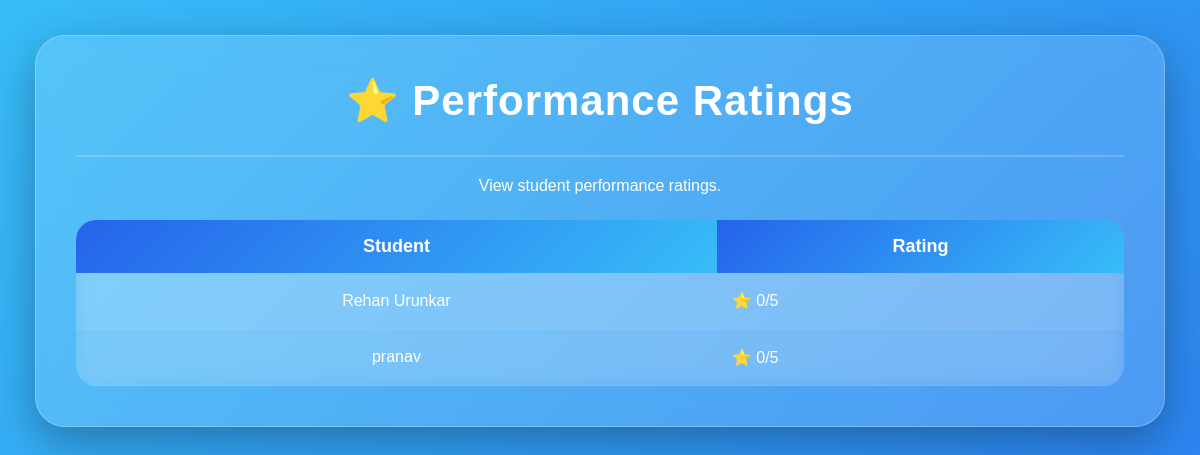
The page /view_rating on the database as committed earlier.
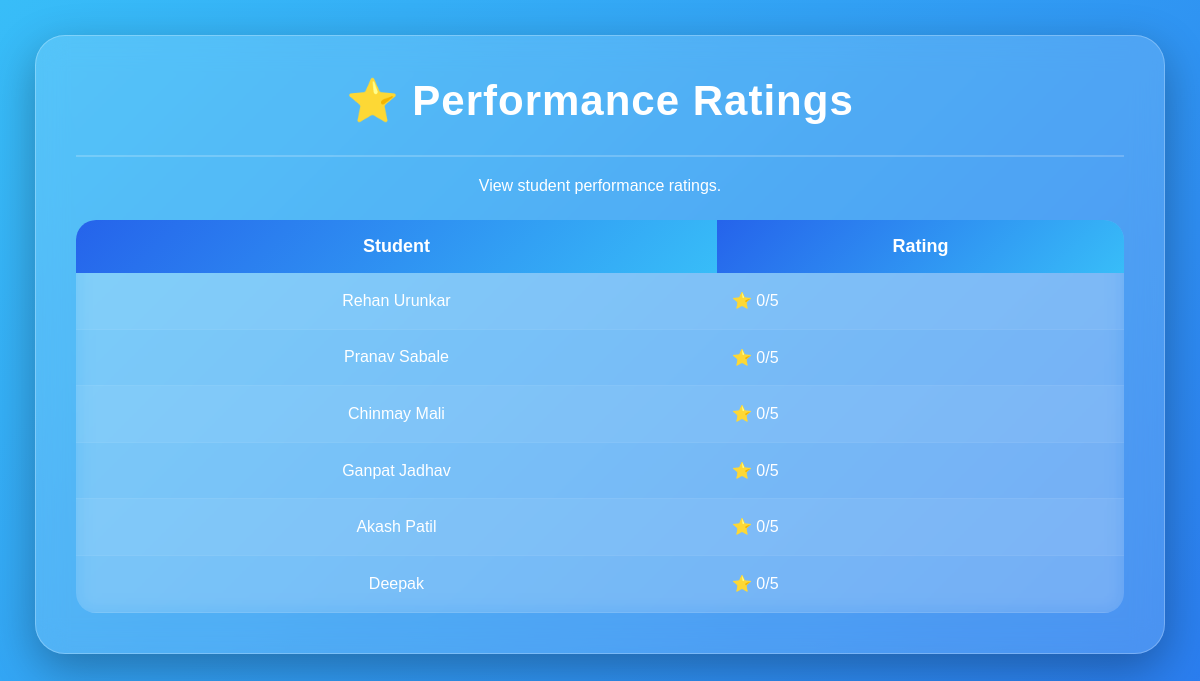
The same page on the database as committed later.
### tables this page shows
CREATE TABLE students(
    id INTEGER PRIMARY KEY AUTOINCREMENT,
    name TEXT,
    email TEXT,
    department TEXT,
    attendance INTEGER DEFAULT 0,
    tasks_completed INTEGER DEFAULT 0,
    rating INTEGER DEFAULT 0
);

### app.py (the view)
@app.route('/view_rating')
def view_rating():
    conn = sqlite3.connect("internship.db")
    cursor = conn.cursor()
    cursor.execute("SELECT * FROM students")
    data = cursor.fetchall()
    conn.close()
    return render_template(
        "view_rating.html",
        students=data
    )

### templates/view_rating.html (shortened to what this page needs)
<!DOCTYPE html>
<html>
<head>
<link rel="stylesheet"
href="{{ url_for('static', filename='style.css') }}">
</head>
<body>
<div class="container">
<h1>⭐ Performance Ratings</h1>
<hr style="margin:20px 0;border:1px solid rgba(255,255,255,0.2);">
<p style="text-align:center;color:white;margin-bottom:25px;">
View student performance ratings.
</p>
<table>
<tr>
<th>Student</th>
<th>Rating</th>
</tr>
{% for s in students %}
<tr>
<td>{{ s[1] }}</td>
<td>
⭐ {{ s[6] }}/5
</td>
</tr>
{% endfor %}
</table>
</div>
</body>
</html>

Rows that differ between the two databases and show on the page:
removed students: name "pranav", rating "0"
added students: name "Pranav Sabale", rating "0"
added students: name "Chinmay Mali", rating "0"
added students: name "Ganpat Jadhav", rating "0"
added students: name "Akash Patil", rating "0"
added students: name "Deepak", rating "0"
